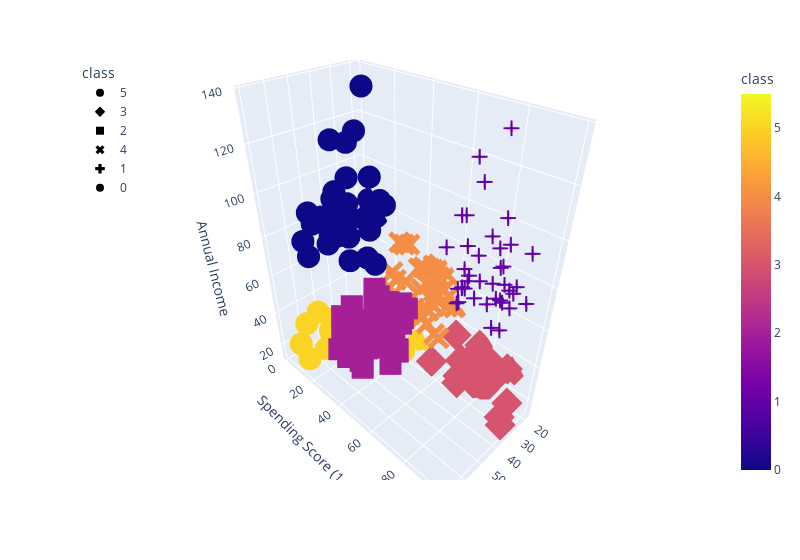

Here is the notebook cell this chart was saved with:
### Code cell
# Plotting the 3D-Scatter with x="Annual Income", y="Spending Score (1-100)" and z="Age"
fig = px.scatter_3d(
    six_clusters,
    x="Age",
    y="Spending Score (1-100)",
    z="Annual Income",
    color="class",
    symbol="class",
    width=800,
)
fig.update_layout(legend=dict(x=0, y=1))
fig.show()

### Figure 1 — Plotly figure (JSON) as saved in the notebook; plotly's stock layout.template omitted (floating-point values rounded to 4 significant figures)
{"data": [{"hovertemplate": "class=%{marker.color}<br>Age=%{x}<br>Spending Score (1-100)=%{y}<br>Annual Income=%{z}<extra></extra>", "legendgroup": "5", "marker": {"color": [5, 5, 5, 5, 5, 5, 5, 5, 5, 5, 5, 5, 5, 5, 5, 5, 5, 5, 5, 5, 5, 5], "coloraxis": "coloraxis", "symbol": "circle"}, "mode": "markers", "name": "5", "scene": "scene", "showlegend": true, "type": "scatter3d", "x": [19, 20, 31, 35, 64, 67, 58, 37, 35, 52, 35, 46, 54, 45, 40, 60, 53, 49, 42, 36, 48, 49], "y": [39, 6, 40, 6, 3, 14, 15, 13, 35, 29, 35, 5, 14, 32, 31, 4, 4, 14, 17, 26, 36, 28], "z": [15, 16, 17, 18, 19, 19, 20, 20, 21, 23, 24, 25, 28, 28, 29, 30, 33, 33, 34, 37, 39, 39]}, {"hovertemplate": "class=%{marker.color}<br>Age=%{x}<br>Spending Score (1-100)=%{y}<br>Annual Income=%{z}<extra></extra>", "legendgroup": "3", "marker": {"color": [3, 3, 3, 3, 3, 3, 3, 3, 3, 3, 3, 3, 3, 3, 3, 3, 3, 3, 3, 3, 3, 3], "coloraxis": "coloraxis", "symbol": "diamond"}, "mode": "markers", "name": "3", "scene": "scene", "showlegend": true, "type": "scatter3d", "x": [21, 23, 22, 23, 30, 35, 24, 22, 20, 35, 25, 31, 29, 35, 23, 21, 18, 21, 30, 20, 24, 24], "y": [81, 77, 76, 94, 72, 99, 77, 79, 66, 98, 73, 73, 82, 61, 87, 73, 92, 81, 73, 75, 92, 65], "z": [15, 16, 17, 18, 19, 19, 20, 20, 21, 23, 24, 25, 28, 28, 29, 30, 33, 33, 34, 37, 38, 39]}, {"hovertemplate": "class=%{marker.color}<br>Age=%{x}<br>Spending Score (1-100)=%{y}<br>Annual Income=%{z}<extra></extra>", "legendgroup": "2", "marker": {"color": [2, 2, 2, 2, 2, 2, 2, 2, 2, 2, 2, 2, 2, 2, 2, 2, 2, 2, 2, 2, 2, 2, 2, 2, 2, 2, 2, 2, 2, 2, 2, 2, 2, 2, 2, 2, 2, 2, 2, 2, 2, 2, 2, 2], "coloraxis": "coloraxis", "symbol": "square"}, "mode": "markers", "name": "2", "scene": "scene", "showlegend": true, "type": "scatter3d", "x": [65, 50, 49, 59, 50, 47, 51, 69, 53, 70, 67, 54, 63, 43, 68, 70, 47, 60, 60, 59, 45, 49, 57, 67, 46, 48, 55, 50, 68, 48, 47, 48, 49, 67, 49, 66, 54, 68, 66, 65, 63, 49, 51, 50], "y": [35, 55, 52, 60, 45, 41, 50, 46, 46, 56, 52, 59, 51, 50, 48, 55, 42, 49, 56, 47, 53, 42, 51, 41, 44, 46, 58, 46, 55, 49, 47, 42, 48, 59, 56, 50, 46, 43, 48, 52, 43, 59, 43, 57], "z": [38, 40, 42, 43, 43, 43, 44, 44, 46, 46, 47, 47, 48, 48, 48, 49, 49, 50, 50, 54, 54, 54, 54, 54, 54, 54, 57, 58, 59, 60, 60, 61, 62, 62, 62, 63, 63, 63, 63, 63, 65, 65, 67, 67]}, {"hovertemplate": "class=%{marker.color}<br>Age=%{x}<br>Spending Score (1-100)=%{y}<br>Annual Income=%{z}<extra></extra>", "legendgroup": "4", "marker": {"color": [4, 4, 4, 4, 4, 4, 4, 4, 4, 4, 4, 4, 4, 4, 4, 4, 4, 4, 4, 4, 4, 4, 4, 4, 4, 4, 4, 4, 4, 4, 4, 4, 4, 4, 4, 4, 4, 4], "coloraxis": "coloraxis", "symbol": "x"}, "mode": "markers", "name": "4", "scene": "scene", "showlegend": true, "type": "scatter3d", "x": [31, 27, 29, 31, 33, 31, 27, 19, 18, 19, 32, 26, 40, 23, 38, 21, 22, 34, 18, 40, 32, 24, 27, 20, 23, 26, 21, 19, 38, 19, 18, 19, 27, 38, 40, 23, 25, 28], "y": [61, 47, 42, 42, 60, 54, 51, 55, 59, 59, 47, 54, 48, 52, 55, 57, 55, 60, 41, 40, 42, 52, 50, 49, 41, 55, 42, 54, 42, 46, 48, 50, 56, 40, 58, 29, 34, 40], "z": [39, 40, 40, 40, 42, 43, 46, 46, 48, 48, 48, 54, 54, 54, 54, 54, 57, 58, 59, 60, 60, 60, 60, 61, 62, 62, 62, 63, 64, 64, 65, 65, 67, 67, 69, 70, 72, 76]}, {"hovertemplate": "class=%{marker.color}<br>Age=%{x}<br>Spending Score (1-100)=%{y}<br>Annual Income=%{z}<extra></extra>", "legendgroup": "1", "marker": {"color": [1, 1, 1, 1, 1, 1, 1, 1, 1, 1, 1, 1, 1, 1, 1, 1, 1, 1, 1, 1, 1, 1, 1, 1, 1, 1, 1, 1, 1, 1, 1, 1, 1, 1, 1, 1, 1, 1, 1], "coloraxis": "coloraxis", "symbol": "cross"}, "mode": "markers", "name": "1", "scene": "scene", "showlegend": true, "type": "scatter3d", "x": [39, 31, 40, 38, 39, 31, 29, 32, 35, 32, 32, 28, 32, 34, 39, 38, 27, 30, 30, 29, 31, 36, 33, 32, 28, 36, 30, 27, 35, 32, 29, 30, 28, 36, 32, 38, 35, 32, 30], "y": [91, 77, 95, 75, 75, 71, 88, 73, 72, 93, 87, 97, 74, 90, 88, 76, 89, 78, 73, 83, 93, 75, 95, 63, 75, 92, 86, 69, 90, 86, 88, 97, 68, 85, 69, 91, 79, 74, 83], "z": [69, 70, 71, 71, 71, 72, 73, 73, 74, 75, 76, 77, 77, 78, 78, 78, 78, 78, 78, 79, 81, 85, 86, 87, 87, 87, 88, 88, 93, 97, 98, 99, 101, 103, 103, 113, 120, 126, 137]}, {"hovertemplate": "class=%{marker.color}<br>Age=%{x}<br>Spending Score (1-100)=%{y}<br>Annual Income=%{z}<extra></extra>", "legendgroup": "0", "marker": {"color": [0, 0, 0, 0, 0, 0, 0, 0, 0, 0, 0, 0, 0, 0, 0, 0, 0, 0, 0, 0, 0, 0, 0, 0, 0, 0, 0, 0, 0, 0, 0, 0, 0, 0, 0], "coloraxis": "coloraxis", "symbol": "circle"}, "mode": "markers", "name": "0", "scene": "scene", "showlegend": true, "type": "scatter3d", "x": [43, 59, 47, 20, 44, 19, 57, 25, 48, 34, 43, 44, 47, 37, 34, 56, 19, 50, 42, 36, 40, 36, 52, 58, 59, 37, 46, 41, 54, 41, 34, 33, 47, 45, 32], "y": [35, 11, 9, 5, 7, 10, 5, 12, 36, 22, 17, 20, 16, 1, 1, 35, 5, 26, 20, 27, 13, 10, 13, 15, 14, 32, 15, 39, 24, 17, 23, 8, 16, 28, 18], "z": [71, 71, 71, 73, 73, 74, 75, 77, 77, 78, 78, 78, 78, 78, 78, 79, 81, 85, 86, 87, 87, 87, 88, 88, 93, 97, 98, 99, 101, 103, 103, 113, 120, 126, 137]}], "layout": {"coloraxis": {"colorbar": {"title": {"text": "class"}}, "colorscale": [[0, "#0d0887"], [0.1111, "#46039f"], [0.2222, "#7201a8"], [0.3333, "#9c179e"], [0.4444, "#bd3786"], [0.5556, "#d8576b"], [0.6667, "#ed7953"], [0.7778, "#fb9f3a"], [0.8889, "#fdca26"], [1, "#f0f921"]]}, "legend": {"title": {"text": "class"}, "tracegroupgap": 0, "x": 0, "y": 1}, "margin": {"t": 60}, "scene": {"domain": {"x": [0, 1], "y": [0, 1]}, "xaxis": {"title": {"text": "Age"}}, "yaxis": {"title": {"text": "Spending Score (1-100)"}}, "zaxis": {"title": {"text": "Annual Income"}}}, "width": 800}}
